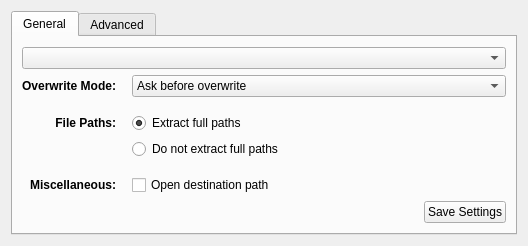
<ui version="4.0" >
 <class>ExtractionDialog</class>
 <widget class="QWidget" name="ExtractionDialog" >
  <property name="geometry" >
   <rect>
    <x>0</x>
    <y>0</y>
    <width>528</width>
    <height>246</height>
   </rect>
  </property>
  <property name="minimumSize" >
   <size>
    <width>0</width>
    <height>0</height>
   </size>
  </property>
  <property name="windowTitle" >
   <string>Extraction path and options</string>
  </property>
  <layout class="QVBoxLayout" name="verticalLayout_5" >
   <item>
    <layout class="QVBoxLayout" name="verticalLayout" >
     <item>
      <widget class="KTabWidget" name="ktabwidget" >
       <property name="sizePolicy" >
        <sizepolicy vsizetype="Expanding" hsizetype="Preferred" >
         <horstretch>0</horstretch>
         <verstretch>0</verstretch>
        </sizepolicy>
       </property>
       <property name="tabShape" >
        <enum>QTabWidget::Rounded</enum>
       </property>
       <property name="currentIndex" >
        <number>0</number>
       </property>
       <widget class="QWidget" name="tabGeneral" >
        <attribute name="title" >
         <string>General</string>
        </attribute>
        <layout class="QVBoxLayout" name="verticalLayout_3" >
         <item>
          <layout class="QVBoxLayout" name="generalVerticalLayout" >
           <item>
            <widget class="KHistoryComboBox" name="comboHistoryBox" >
             <property name="sizePolicy" >
              <sizepolicy vsizetype="Fixed" hsizetype="Expanding" >
               <horstretch>0</horstretch>
               <verstretch>0</verstretch>
              </sizepolicy>
             </property>
            </widget>
           </item>
           <item>
            <layout class="QGridLayout" name="gridLayout" >
             <item row="0" column="0" >
              <widget class="QLabel" name="labelHigh" >
               <property name="sizePolicy" >
                <sizepolicy vsizetype="Preferred" hsizetype="Minimum" >
                 <horstretch>0</horstretch>
                 <verstretch>0</verstretch>
                </sizepolicy>
               </property>
               <property name="font" >
                <font>
                 <weight>75</weight>
                 <bold>true</bold>
                </font>
               </property>
               <property name="text" >
                <string>Overwrite Mode:</string>
               </property>
               <property name="alignment" >
                <set>Qt::AlignRight|Qt::AlignTrailing|Qt::AlignVCenter</set>
               </property>
              </widget>
             </item>
             <item row="0" column="2" >
              <widget class="KComboBox" name="comboHigh" >
               <property name="sizePolicy" >
                <sizepolicy vsizetype="Fixed" hsizetype="Expanding" >
                 <horstretch>0</horstretch>
                 <verstretch>0</verstretch>
                </sizepolicy>
               </property>
               <item>
                <property name="text" >
                 <string>Ask before overwrite</string>
                </property>
               </item>
               <item>
                <property name="text" >
                 <string>Overwrite without prompt</string>
                </property>
               </item>
               <item>
                <property name="text" >
                 <string>Skip existing files</string>
                </property>
               </item>
               <item>
                <property name="text" >
                 <string>Rename automatically</string>
                </property>
               </item>
              </widget>
             </item>
             <item row="2" column="0" >
              <widget class="QLabel" name="labelMiddle" >
               <property name="sizePolicy" >
                <sizepolicy vsizetype="Preferred" hsizetype="Minimum" >
                 <horstretch>0</horstretch>
                 <verstretch>0</verstretch>
                </sizepolicy>
               </property>
               <property name="font" >
                <font>
                 <weight>75</weight>
                 <bold>true</bold>
                </font>
               </property>
               <property name="text" >
                <string>File Paths:</string>
               </property>
               <property name="alignment" >
                <set>Qt::AlignRight|Qt::AlignTrailing|Qt::AlignVCenter</set>
               </property>
              </widget>
             </item>
             <item row="7" column="0" >
              <widget class="QLabel" name="labelLow" >
               <property name="sizePolicy" >
                <sizepolicy vsizetype="Preferred" hsizetype="Minimum" >
                 <horstretch>0</horstretch>
                 <verstretch>0</verstretch>
                </sizepolicy>
               </property>
               <property name="font" >
                <font>
                 <weight>75</weight>
                 <bold>true</bold>
                </font>
               </property>
               <property name="text" >
                <string>Miscellaneous:</string>
               </property>
               <property name="alignment" >
                <set>Qt::AlignRight|Qt::AlignTrailing|Qt::AlignVCenter</set>
               </property>
              </widget>
             </item>
             <item row="7" column="2" >
              <widget class="QCheckBox" name="checkDestinationPath" >
               <property name="sizePolicy" >
                <sizepolicy vsizetype="Fixed" hsizetype="Expanding" >
                 <horstretch>0</horstretch>
                 <verstretch>0</verstretch>
                </sizepolicy>
               </property>
               <property name="text" >
                <string>Open destination path</string>
               </property>
              </widget>
             </item>
             <item row="1" column="0" >
              <spacer name="verticalSpacer_2" >
               <property name="orientation" >
                <enum>Qt::Vertical</enum>
               </property>
               <property name="sizeType" >
                <enum>QSizePolicy::Fixed</enum>
               </property>
               <property name="sizeHint" stdset="0" >
                <size>
                 <width>20</width>
                 <height>10</height>
                </size>
               </property>
              </spacer>
             </item>
             <item row="0" column="1" >
              <spacer name="horizontalSpacer_4" >
               <property name="orientation" >
                <enum>Qt::Horizontal</enum>
               </property>
               <property name="sizeType" >
                <enum>QSizePolicy::Minimum</enum>
               </property>
               <property name="sizeHint" stdset="0" >
                <size>
                 <width>10</width>
                 <height>20</height>
                </size>
               </property>
              </spacer>
             </item>
             <item row="5" column="2" >
              <widget class="QRadioButton" name="radioNoFullPath" >
               <property name="sizePolicy" >
                <sizepolicy vsizetype="Fixed" hsizetype="Expanding" >
                 <horstretch>0</horstretch>
                 <verstretch>0</verstretch>
                </sizepolicy>
               </property>
               <property name="text" >
                <string>Do not extract full paths</string>
               </property>
              </widget>
             </item>
             <item row="2" column="2" >
              <widget class="QRadioButton" name="radioFullPath" >
               <property name="sizePolicy" >
                <sizepolicy vsizetype="Fixed" hsizetype="Expanding" >
                 <horstretch>0</horstretch>
                 <verstretch>0</verstretch>
                </sizepolicy>
               </property>
               <property name="text" >
                <string>Extract full paths</string>
               </property>
               <property name="checked" >
                <bool>true</bool>
               </property>
              </widget>
             </item>
             <item row="6" column="0" >
              <spacer name="verticalSpacer_3" >
               <property name="orientation" >
                <enum>Qt::Vertical</enum>
               </property>
               <property name="sizeType" >
                <enum>QSizePolicy::Fixed</enum>
               </property>
               <property name="sizeHint" stdset="0" >
                <size>
                 <width>20</width>
                 <height>10</height>
                </size>
               </property>
              </spacer>
             </item>
            </layout>
           </item>
           <item>
            <layout class="QHBoxLayout" name="horizontalLayout" >
             <item>
              <spacer name="horizontalSpacer_3" >
               <property name="orientation" >
                <enum>Qt::Horizontal</enum>
               </property>
               <property name="sizeHint" stdset="0" >
                <size>
                 <width>40</width>
                 <height>20</height>
                </size>
               </property>
              </spacer>
             </item>
             <item>
              <widget class="KPushButton" name="buttonSaveSettings" >
               <property name="text" >
                <string>Save Settings</string>
               </property>
              </widget>
             </item>
            </layout>
           </item>
          </layout>
         </item>
        </layout>
       </widget>
       <widget class="QWidget" name="tabAdvanced" >
        <attribute name="title" >
         <string>Advanced</string>
        </attribute>
        <layout class="QVBoxLayout" name="verticalLayout_7" >
         <item>
          <layout class="QVBoxLayout" name="verticalLayout_4" >
           <item>
            <layout class="QHBoxLayout" name="horizontalLayout_5" />
           </item>
           <item>
            <layout class="QHBoxLayout" name="horizontalLayout_4" />
           </item>
          </layout>
         </item>
        </layout>
       </widget>
      </widget>
     </item>
    </layout>
   </item>
  </layout>
 </widget>
 <customwidgets>
  <customwidget>
   <class>KComboBox</class>
   <extends>QComboBox</extends>
   <header>kcombobox.h</header>
  </customwidget>
  <customwidget>
   <class>KHistoryComboBox</class>
   <extends>KComboBox</extends>
   <header>khistorycombobox.h</header>
  </customwidget>
  <customwidget>
   <class>KPushButton</class>
   <extends>QPushButton</extends>
   <header>kpushbutton.h</header>
  </customwidget>
  <customwidget>
   <class>KTabWidget</class>
   <extends>QTabWidget</extends>
   <header>ktabwidget.h</header>
   <container>1</container>
  </customwidget>
 </customwidgets>
 <resources/>
 <connections/>
</ui>
